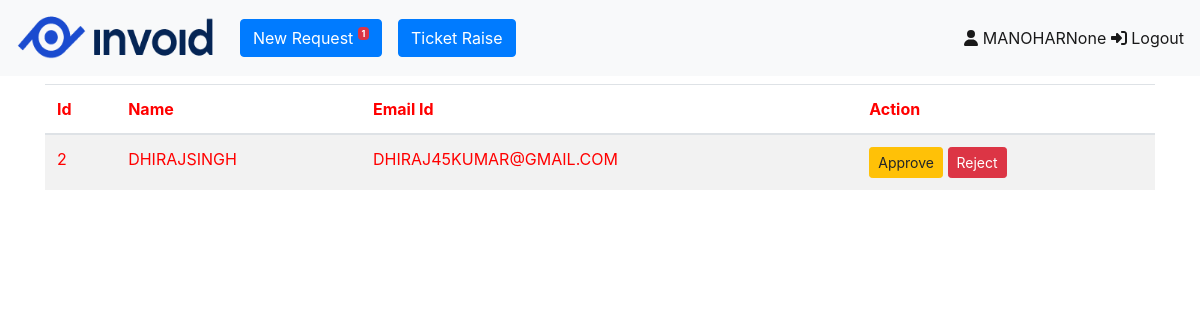
/viewallrequestB/ (signed in), run on an earlier commit of the app's database.
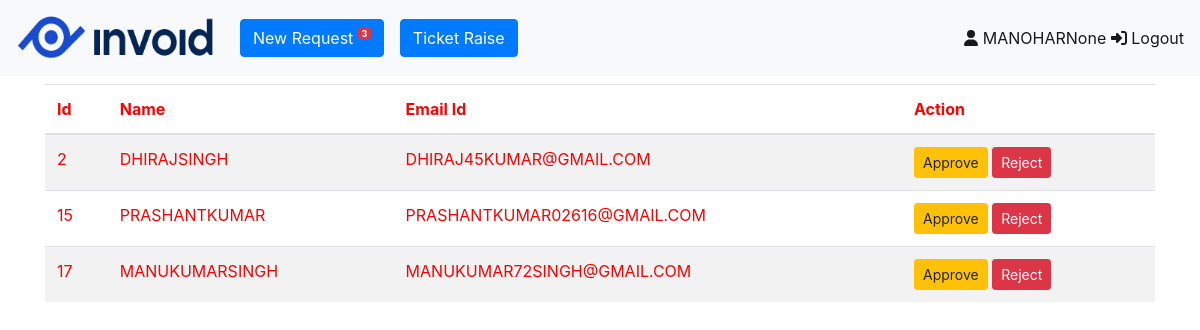
And on a later commit of the database.
### User/models.py (models this page shows, shortened)
class User(models.Model):
    fname=models.CharField(max_length=50)
    lname =models.CharField(max_length=50,null=True)
    gen = models.CharField(max_length=7)
    email = models.EmailField(max_length=100,unique=True)
    pwd = models.CharField(max_length=10)
    utype = models.ForeignKey(UserType,on_delete=models.CASCADE)
    approvedby = models.IntegerField(null=True)
    approveldt = models.DateTimeField(null=True)

### User/views.py (the view)
# urls.py: path('viewallrequestB/',views.viewallrequestforbus),
def viewallrequestforbus(request):
    uid = request.session.get('uid', 'none')
    if uid == 'none':
        return redirect('/login/')
    un = request.session.get('un')
    uid = request.session.get('uid')
    ut = request.session.get('ut')
    new_request = User.objects.filter(approvedby= None)
    tnr = len(new_request)
    return render(request,'viewallrequestforbus.html',{'uid':uid,'tr':tnr,'nr':new_request,'un':un,'ut':ut})

### User/templates/viewallrequestforbus.html (shortened to what this page needs)
{% extends 'business.html'%}
{%block content%}
<div class="row">
    <div class="col-12">
        <table class="table table-striped" style="color:red">
            <thead>
                <tr>
                    <th>Id</th>
                    <th>Name</th>
                    <th>Email Id</th>
                    <th>Action</th>
                </tr>
            </thead>
            <tbody>
                {% for n in nr %}
            <tr>
                <td>{{ n.id}}</td>
                <td>{{ n.fname|upper}}{{n.lname|upper}}</td>
                <td>{{ n.email|upper}}</td>
                <td>
                    <a href="/approveduser/{{n.id}}/{{uid}}" class="btn btn-warning btn-sm">Approve</a>
                    <a href="/rejectuser/{{n.id}}" class="btn btn-danger btn-sm">Reject</a>
                </td>
            </tr>
            {%endfor%}
            </tbody>
        </table>
    </div>
</div>
{%endblock%}

What changed in the data, as far as the page shows it:
added User: id "15", fname "PRASHANT", lname "KUMAR", email "PRASHANTKUMAR02616@GMAIL.COM"
added User: id "17", fname "MANUKUMAR", lname "SINGH", email "MANUKUMAR72SINGH@GMAIL.COM"
Also different on the page:
{{ tr }}: "1" → "3"
